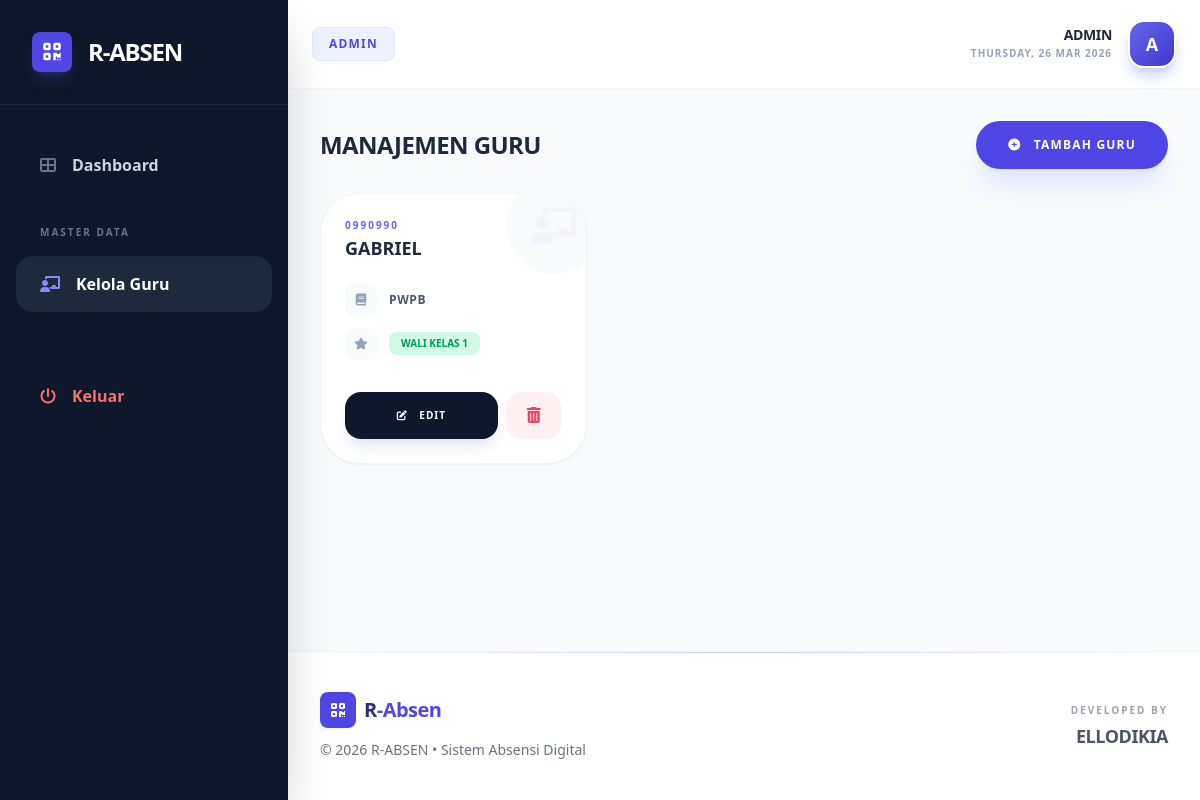
The page /admin/data_guru.php (signed in) on the database its author committed.
### tables this page shows
CREATE TABLE `guru` (
  `id` int(11) NOT NULL,
  `user_id` int(11) DEFAULT NULL,
  `nama_guru` varchar(100) DEFAULT NULL,
  `mapel` varchar(100) DEFAULT NULL,
  `is_walikelas` varchar(50) DEFAULT NULL
);

CREATE TABLE `users` (
  `id` int(11) NOT NULL,
  `username` varchar(50) DEFAULT NULL,
  `password` varchar(255) DEFAULT NULL,
  `role` enum('admin','guru','siswa') NOT NULL
);

### admin/data_guru.php (the view, shortened to what this page needs)
<?php
include '../include/config.php';
$result_guru = mysqli_query($conn, "SELECT guru.*, users.username, users.id as user_id FROM guru JOIN users ON guru.user_id = users.id");
?>
<!DOCTYPE html>
<html lang="id">
<head>
    <script src="https://cdn.tailwindcss.com"></script>
    <link rel="stylesheet" href="https://cdnjs.cloudflare.com/ajax/libs/font-awesome/6.0.0/css/all.min.css">
</head>
<body class="bg-slate-50 flex overflow-x-hidden">
    <?php include '../include/sidebar.php'; ?>
    <div class="flex-1 md:ml-72 flex flex-col min-h-screen max-w-full overflow-hidden">
        <?php include '../include/header_nav.php'; ?>
        <main class="p-4 md:p-8 space-y-6">
            <div class="flex flex-col sm:flex-row justify-between items-start sm:items-center gap-4">
                <div>
                    <h1 class="text-2xl font-black text-slate-800 uppercase tracking-tight">Manajemen Guru</h1>
                </div>
                <button onclick="bukaModal()" class="w-full sm:w-auto bg-indigo-600 text-white px-8 py-4 rounded-[1.5rem] font-black text-xs uppercase tracking-widest hover:bg-indigo-700 shadow-xl shadow-indigo-100 transition-all active:scale-95">
                    <i class="fas fa-plus-circle mr-2"></i> Tambah Guru
                </button>
            </div>
            <div class="grid grid-cols-1 sm:grid-cols-2 lg:grid-cols-3 xl:grid-cols-3 gap-6">
                <?php while($row = mysqli_fetch_assoc($result_guru)): ?>
                <div class="bg-white rounded-[2.5rem] p-6 border border-slate-100 shadow-sm hover:shadow-xl hover:shadow-slate-200/50 transition-all group relative overflow-hidden">
                    <div class="absolute -right-4 -top-4 w-24 h-24 bg-slate-50 rounded-full flex items-center justify-center group-hover:bg-indigo-50 transition-colors">
                        <i class="fas fa-chalkboard-teacher text-slate-100 group-hover:text-indigo-100 text-4xl"></i>
                    </div>
                    <div class="relative z-10 flex flex-col h-full">
                        <div class="mb-6">
                            <p class="text-[10px] font-black text-indigo-500 uppercase tracking-[0.2em] mb-1"><?= $row['username'] ?></p>
                            <h2 class="text-lg font-black text-slate-800 uppercase leading-tight truncate"><?= $row['nama_guru'] ?></h2>
                        </div>
                        <div class="space-y-3 mb-8">
                            <div class="flex items-center gap-3">
                                <div class="w-8 h-8 rounded-lg bg-slate-50 flex items-center justify-center text-slate-400">
                                    <i class="fas fa-book text-xs"></i>
                                </div>
                                <span class="text-xs font-bold text-slate-600 uppercase tracking-wider"><?= $row['mapel'] ?></span>
                            </div>
                            <div class="flex items-center gap-3">
                                <div class="w-8 h-8 rounded-lg bg-slate-50 flex items-center justify-center text-slate-400">
                                    <i class="fas fa-star text-xs"></i>
                                </div>
                                <?php if (!empty($row['is_walikelas'])): ?>
                                    <span class="text-[10px] font-black bg-emerald-100 text-emerald-600 px-3 py-1 rounded-lg uppercase">Wali Kelas <?= $row['is_walikelas'] ?></span>
                                <?php else: ?>
                                    <span class="text-[10px] font-black bg-slate-100 text-slate-400 px-3 py-1 rounded-lg uppercase tracking-tighter">Bukan Wali Kelas</span>
                                <?php endif; ?>
                            </div>
                        </div>
                        <div class="mt-auto flex gap-2">
                            <button onclick='bukaModal(<?= json_encode($row) ?>)' class="flex-1 bg-slate-900 text-white py-4 rounded-2xl font-black text-[10px] uppercase tracking-widest hover:bg-indigo-600 transition-all shadow-lg shadow-slate-200">
                                <i class="fas fa-edit mr-2"></i> Edit
                            </button>
                            <a href="?hapus=<?= $row['user_id'] ?>" onclick="return confirm('Hapus data guru ini?')" class="w-14 bg-rose-50 text-rose-500 flex items-center justify-center rounded-2xl hover:bg-rose-500 hover:text-white transition-all">
                                <i class="fas fa-trash-alt"></i>
                            </a>
                        </div>
                    </div>
                </div>
                <?php endwhile; ?>
            </div>
        </main>
        <?php include '../include/footer.php'; ?>
    </div>
</body>
</html>

### rows shown on the page
guru: user.username "0990990", nama_guru "GABRIEL", mapel "PWPB", is_walikelas "1"

### other values the page prints
$_SESSION['role'] "ADMIN"
$_SESSION['username'] "ADMIN"
substr($_SESSION['username'], 0, 1) "A"
